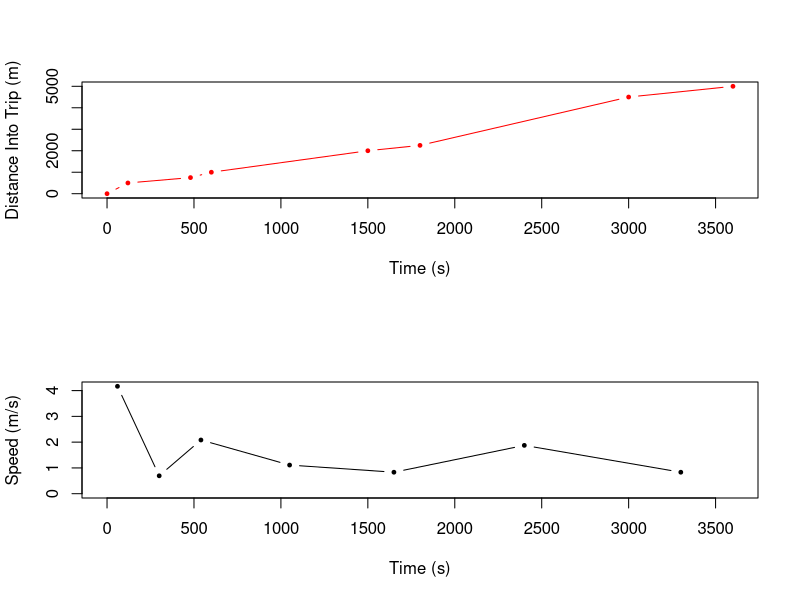
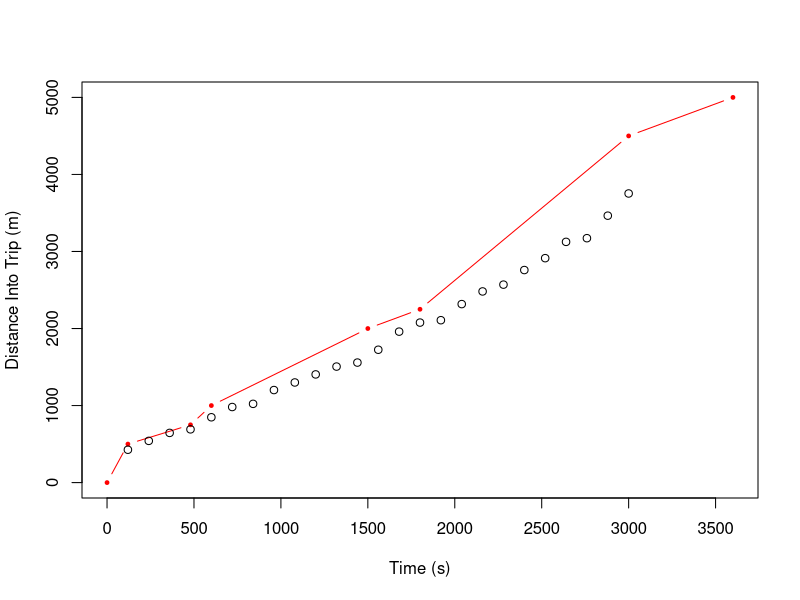
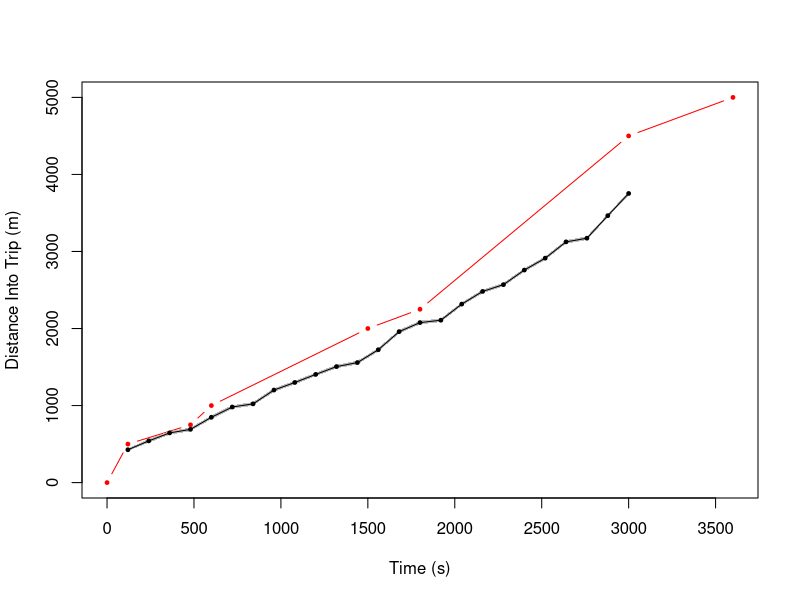

R code for these plots, in order:
## Simple as possible, a Kalman Filter model that uses the schedule times as a speed function.

set.seed(345); par(mfrow = c(2, 1))
stops <- c(0, 100, 150, 200, 400, 450, 900, 1000) * 5
times <- c(0, 2, 8, 10, 25, 30, 50, 60) * 60
plot(times, stops, xlab = "Time (s)", ylab = "Distance Into Trip (m)", pch = 19, col = "red", cex = 0.5, type = "b",
     xlim = c(0, max(times)), ylim = c(0, max(stops)))
dx <- diff(stops)
dt <- diff(times)
plot(times[-length(times)] + 0.5 * dt, dx / dt, type = "b", pch = 19, cex = 0.5, xlab = "Time (s)", ylab = "Speed (m/s)",
     xlim = c(0, max(times)), ylim = c(0, max(dx/dt)))
par(mfrow = c(1, 1))




t <- 1:25 * 120
z <- sort(c(90, 110, 130, 140, 170, 200, 210, 230, 250, 270, 290, 320,
       350, 390, 410, 430, 460, 490, 520, 550, 580, 620, 650, 700, 750) * 5 + rnorm(length(t), 0, 30))
plot(times, stops, xlab = "Time (s)", ylab = "Distance Into Trip (m)", pch = 19, col = "red", cex = 0.5, type = "b",
     xlim = c(0, max(times)), ylim = c(0, max(stops)))
points(t, z)


H <- rbind(c(1, 0, 0))
R <- 150     # m
q2 <- 1.35  # m/s
F <- rbind(c(0, 1, 0),
           c(0, 0, 1),
           c(0, 0, 0))
G <- cbind(c(0, 0, 1))
Phi <- function(dt) rbind(c(1, dt, dt^2 / 2),
                          c(0, 1, dt),
                          c(0, 0, 1))
Q <- function(dt) rbind(c(dt^5 / 20, dt^4 / 8, dt^3 / 6),
                        c(dt^4 / 8, dt^3 / 3, dt^2 / 2),
                        c(dt^3 / 6, dt^2 / 2, dt)) * q2
Xo <- cbind(c(z[1], 0, 0)) 
Po <- rbind(c(R, 0, 0),
            c(0, 13.4, 0),
            c(0, 0, 7))

Nk <- length(z)
K <- P <- P. <- Xhat <- Xhat. <- vector("list", Nk)
dt <- diff(t)

## Predict
Xhat.[[1]] <- Phi(0) %*% Xo
P.[[1]] <- Phi(0) %*% Po %*% t(Phi(0)) + Q(0)
## Update
K[[1]] <- P.[[1]] %*% t(H) %*% solve(H %*% P.[[1]] %*% t(H) + R)
Xhat[[1]] <- Xhat.[[1]] + K[[1]] %*% (z[1] - H %*% Xhat.[[1]])
P[[1]] <- (diag(3) - K[[1]] %*% H) %*% P.[[1]]

for (i in 2:Nk) {
    ## Predict
    Dt <- t[i] - t[i - 1]
    Xhat.[[i]] <- Phi(Dt) %*% Xhat[[i - 1]]
    P.[[i]] <- Phi(Dt) %*% P[[i - 1]] %*% t(Phi(Dt)) + Q(Dt)
    ## Update
    K[[i]] <- P.[[i]] %*% t(H) %*% solve(H %*% P.[[i]] %*% t(H) + R)
    Xhat[[i]] <- Xhat.[[i]] + K[[i]] %*% (z[i] - H %*% Xhat.[[i]])
    P[[i]] <- (diag(3) - K[[i]] %*% H) %*% P.[[i]]
}
tt <- 25:29 * 120
for (i in 2:length(tt)) {
    Dt <- tt[i] - tt[i - 1]
    Xhat.[[i]] <- Phi(Dt) %*% Xhat[[i - 1]]
    P.[[i]] <- Phi(Dt) %*% P[[i - 1]] %*% t(Phi(Dt)) + Q(Dt)
}

XX <- t(do.call(cbind, Xhat))
SD <- sapply(P, function(p) sqrt(p[1,1]))
##lines(t, XX[, 1], type = "l")
plot(times, stops, xlab = "Time (s)", ylab = "Distance Into Trip (m)", pch = 19, col = "red", cex = 0.5, type = "b",
     xlim = c(0, max(times)), ylim = c(0, max(stops)))
polygon(c(t, rev(t)), c(qnorm(0.025, XX[, 1], SD), rev(qnorm(0.975, XX[, 1], SD))), lty = 0, col = "grey")
lines(t, XX[, 1])
points(t, z, pch = 19, cex = 0.5)
